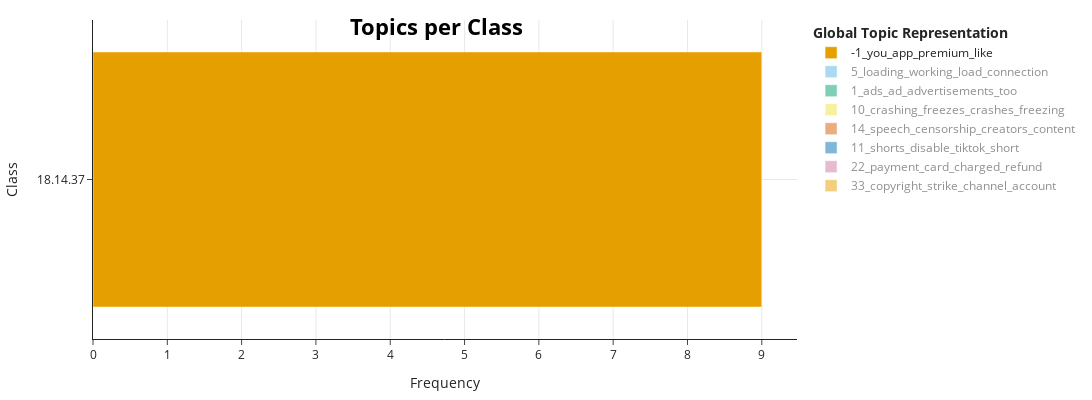

Here is the notebook cell this chart was saved with:
### Markdown cell above
### Visualize topics per version

### Code cell
visualize_version(
    topic_model_youtube,
    df_info_youtube,
    topics_per_class_youtube,
    ['18.14.37'],
    threshold=2
)

### Figure 1 — Plotly figure (JSON) as saved in the notebook; plotly's stock layout.template omitted (floating-point values rounded to 4 significant figures)
{"data": [{"hoverinfo": "text", "hovertext": ["<b>Topic -1</b><br>Words: crash, videoapp, googling, achieved, laptop"], "marker": {"color": "#E69F00"}, "name": "-1_you_app_premium_like", "orientation": "h", "type": "bar", "visible": true, "x": [9], "y": ["18.14.37"]}, {"hoverinfo": "text", "hovertext": ["<b>Topic 5</b><br>Words: logging, 23, anoying, provided, opening"], "marker": {"color": "#56B4E9"}, "name": "5_loading_working_load_connection", "orientation": "h", "type": "bar", "visible": "legendonly", "x": [3], "y": ["18.14.37"]}, {"hoverinfo": "text", "hovertext": ["<b>Topic 1</b><br>Words: co, downhill, interrupting, total, commercial"], "marker": {"color": "#009E73"}, "name": "1_ads_ad_advertisements_too", "orientation": "h", "type": "bar", "visible": "legendonly", "x": [3], "y": ["18.14.37"]}, {"hoverinfo": "text", "hovertext": ["<b>Topic 10</b><br>Words: flipnote, procession, funeral, date, generation"], "marker": {"color": "#F0E442"}, "name": "10_crashing_freezes_crashes_freezing", "orientation": "h", "type": "bar", "visible": "legendonly", "x": [3], "y": ["18.14.37"]}, {"hoverinfo": "text", "hovertext": ["<b>Topic 14</b><br>Words: streamyard, cyberbully, slurs, anti, threats"], "marker": {"color": "#D55E00"}, "name": "14_speech_censorship_creators_content", "orientation": "h", "type": "bar", "visible": "legendonly", "x": [3], "y": ["18.14.37"]}, {"hoverinfo": "text", "hovertext": ["<b>Topic 11</b><br>Words: size, forcing, continue, shorts, big"], "marker": {"color": "#0072B2"}, "name": "11_shorts_disable_tiktok_short", "orientation": "h", "type": "bar", "visible": "legendonly", "x": [2], "y": ["18.14.37"]}, {"hoverinfo": "text", "hovertext": ["<b>Topic 22</b><br>Words: supercoin, cancelled, flipkart, refunds, robbed"], "marker": {"color": "#CC79A7"}, "name": "22_payment_card_charged_refund", "orientation": "h", "type": "bar", "visible": "legendonly", "x": [2], "y": ["18.14.37"]}, {"hoverinfo": "text", "hovertext": ["<b>Topic 33</b><br>Words: genuine, vina, kuyya, copyright, ott"], "marker": {"color": "#E69F00"}, "name": "33_copyright_strike_channel_account", "orientation": "h", "type": "bar", "visible": "legendonly", "x": [2], "y": ["18.14.37"]}], "layout": {"height": 400, "hoverlabel": {"bgcolor": "white", "font": {"family": "Rockwell", "size": 16}}, "legend": {"title": {"text": "<b>Global Topic Representation"}}, "margin": {"b": 20, "l": 20, "r": 20, "t": 20}, "title": {"font": {"color": "Black", "size": 22}, "text": "<b>Topics per Class</b>", "x": 0.4, "xanchor": "center", "y": 0.95, "yanchor": "top"}, "width": 1200, "xaxis": {"showgrid": true, "title": {"text": "Frequency"}}, "yaxis": {"categoryorder": "total descending", "showgrid": true, "title": {"text": "Class"}}}}
